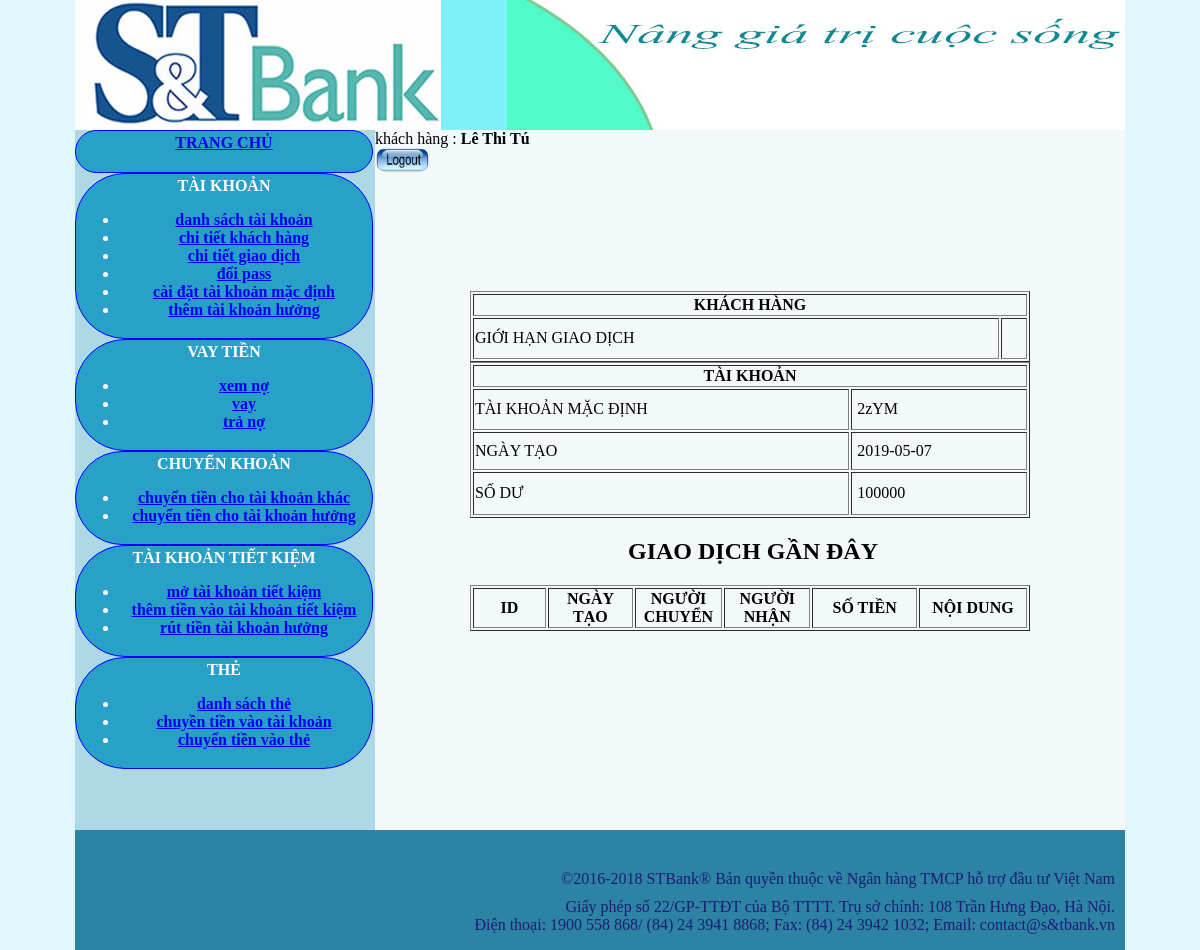
The page /acctrangchu.php (signed in) on the database its author committed.
### tables this page shows
CREATE TABLE `taikhoan` (
  `id_taikhoan` int(25) NOT NULL,
  `taikhoanid` varchar(25) NOT NULL,
  `id_khachhang` varchar(25) NOT NULL,
  `trangthai` varchar(25) NOT NULL,
  `ngaytao` date NOT NULL,
  `sodu` double NOT NULL,
  `no` double DEFAULT NULL
);

### DBconnect.php (called while the page is built, shortened)
<?php
class control {
	private $con ;
	public function setCon ($conn){
		$this->con = $conn ;
	}
	function control ($conn){
		$this->con = $conn ;
	}
	public function query ($que){
		 $conn = $this->con ;
		return mysqli_query($conn,$que) ;
	}
	public function fetch_arr($que){
		return @mysqli_fetch_assoc($que);
	}
}
$hostname = 'localhost:3306';
$username = 'root';
$password = '';
$dbname = "test";
$conn = mysqli_connect($hostname, $username, $password,$dbname);
        mysqli_set_charset($conn, 'UTF8');
 $control = new control($conn);
?>

### soluottaikhoan.php (the view, shortened to what this page needs)
	<?php require("DBconnect.php") ;?>
	<?php
          $sql = "select * from khachhang where id_khachhang = $_SESSION[id_khachhang]" ;
         $resu = $control->query($sql);
         $arr = $control->fetch_arr($resu);
		$results = mysqli_query($conn,"SELECT * FROM taikhoan where taikhoanid= $arr[taikhoanmacdinh]");
	while($arrow = mysqli_fetch_array($results,MYSQLI_ASSOC)){
		$ngaytao = $arrow["ngaytao"];
		$sodu = $arrow["sodu"];
		$taikhoanid = $arrow["taikhoanid"];
	}
	?>
     <div align="center"  >
     		 <h2>&nbsp;</h2>
     		 <table width="560" border="1"  align="center">
     		   <tr>
     		     <th colspan="2" scope="col">KHÁCH HÀNG </th>
   		     </tr>
     		<tr>
     		     <td height="37">GIỚI HẠN GIAO DỊCH </td>
     		     <td>&nbsp;<?php echo $_SESSION["max"] ; ?></td>
   		     </tr>
	</div>
	 <div align="center"  >
     		 <h2>&nbsp;</h2>
     		 <table width="560" border="1"  align="center">
     		   <tr>
     		     <th colspan="2" scope="col">TÀI KHOẢN </th>
   		     </tr>
     		<tr>
     		     <td height="37">TÀI KHOẢN MẶC ĐỊNH </td>
     		     <td>&nbsp;<?php echo $taikhoanid ; ?></td>
   		     </tr>
     		   <tr>
     		     <td height="34">NGÀY TẠO</td>
     		     <td>&nbsp;<?php echo $ngaytao ; ?></td>
   		     </tr>
     		   <tr>
     		     <td height="39">SỐ DƯ</td>
     		     <td>&nbsp;<?php echo $sodu ; ?></td>
   		     </tr>
   		   </table>
	</div>
<div align="center" >
     		 <h2>&nbsp;GIAO DỊCH GẦN ĐÂY</h2>
     		 <table width="560" border="1"  align="center">
     		   <tr >
     		     <th  width="105" scope="col"> ID</th>
                 <th width="105" scope="col">NGÀY TẠO</th>
                 <th width="93" scope="col">NGƯỜI CHUYỂN</th>
                 <th width="101" scope="col">NGƯỜI NHẬN</th>
                 <th width="144" scope="col">SỐ TIỀN</th>
                  <th width="144" scope="col">NỘI DUNG</th>
      </tr>
   		   </table>
	</div>

### index.css (style rules this page uses)
body { background-color: #e1f7ff; margin-top: 0px; margin-bottom: 0px; }

### rows shown on the page
taikhoan: taikhoanid "2zYM", ngaytao "2019-05-07", sodu "100000"

### other values the page prints
$_SESSION["ho"] "Lê Thi"
$_SESSION["ten"] "Tú"
